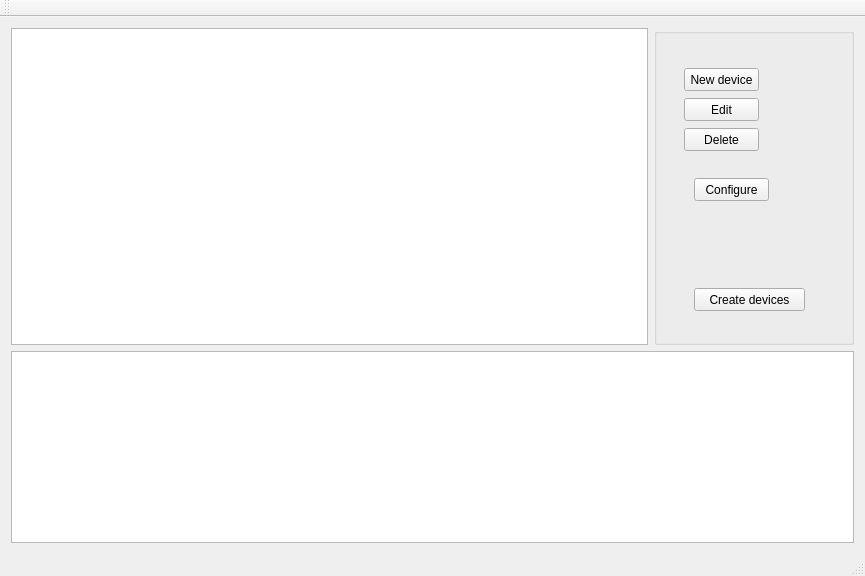
<?xml version="1.0" encoding="UTF-8"?>
<ui version="4.0">
 <class>MainWindow</class>
 <widget class="QMainWindow" name="MainWindow">
  <property name="geometry">
   <rect>
    <x>0</x>
    <y>0</y>
    <width>865</width>
    <height>576</height>
   </rect>
  </property>
  <property name="windowTitle">
   <string>MainWindow</string>
  </property>
  <widget class="QWidget" name="centralWidget">
   <layout class="QVBoxLayout" name="verticalLayout">
    <item>
     <layout class="QHBoxLayout" name="horizontalLayout">
      <item>
       <widget class="QTableView" name="tblDeviceList"/>
      </item>
      <item>
       <widget class="QGroupBox" name="groupBox">
        <property name="minimumSize">
         <size>
          <width>200</width>
          <height>0</height>
         </size>
        </property>
        <property name="title">
         <string/>
        </property>
        <widget class="QPushButton" name="bnNewDevice">
         <property name="geometry">
          <rect>
           <x>30</x>
           <y>40</y>
           <width>75</width>
           <height>23</height>
          </rect>
         </property>
         <property name="text">
          <string>New device</string>
         </property>
        </widget>
        <widget class="QPushButton" name="pushButton_2">
         <property name="geometry">
          <rect>
           <x>40</x>
           <y>260</y>
           <width>111</width>
           <height>23</height>
          </rect>
         </property>
         <property name="text">
          <string>Create devices</string>
         </property>
        </widget>
        <widget class="QPushButton" name="bnEditDevice">
         <property name="geometry">
          <rect>
           <x>30</x>
           <y>70</y>
           <width>75</width>
           <height>23</height>
          </rect>
         </property>
         <property name="text">
          <string>Edit</string>
         </property>
        </widget>
        <widget class="QPushButton" name="bnDeleteDevice">
         <property name="geometry">
          <rect>
           <x>30</x>
           <y>100</y>
           <width>75</width>
           <height>23</height>
          </rect>
         </property>
         <property name="text">
          <string>Delete</string>
         </property>
        </widget>
        <widget class="QPushButton" name="bnConfigure">
         <property name="geometry">
          <rect>
           <x>40</x>
           <y>150</y>
           <width>75</width>
           <height>23</height>
          </rect>
         </property>
         <property name="text">
          <string>Configure</string>
         </property>
        </widget>
       </widget>
      </item>
     </layout>
    </item>
    <item>
     <widget class="QTextEdit" name="textLog">
      <property name="sizePolicy">
       <sizepolicy hsizetype="Expanding" vsizetype="Preferred">
        <horstretch>0</horstretch>
        <verstretch>0</verstretch>
       </sizepolicy>
      </property>
      <property name="maximumSize">
       <size>
        <width>16777215</width>
        <height>200</height>
       </size>
      </property>
     </widget>
    </item>
   </layout>
  </widget>
  <widget class="QMenuBar" name="menuBar">
   <property name="geometry">
    <rect>
     <x>0</x>
     <y>0</y>
     <width>865</width>
     <height>21</height>
    </rect>
   </property>
  </widget>
  <widget class="QToolBar" name="mainToolBar">
   <attribute name="toolBarArea">
    <enum>TopToolBarArea</enum>
   </attribute>
   <attribute name="toolBarBreak">
    <bool>false</bool>
   </attribute>
  </widget>
  <widget class="QStatusBar" name="statusBar"/>
 </widget>
 <layoutdefault spacing="6" margin="11"/>
 <resources/>
 <connections/>
</ui>
